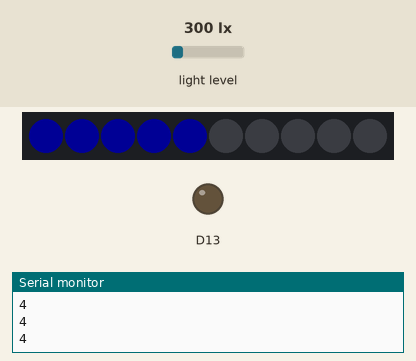
This sketch was run on a simulated Adafruit Circuit Playground Express. Parts: 10 RGB LEDs in strip order, left to right, output pins drawn as LEDs (lit = HIGH), the last lines printed to the serial monitor. Inputs (shaded band) come from the test bench; at power-on: light level 300 lx. Dim RGB values are drawn brighter than linear.

Above: at 1.2 s.
1.3 s: light level set to 1000 lx
At 2.5 s:
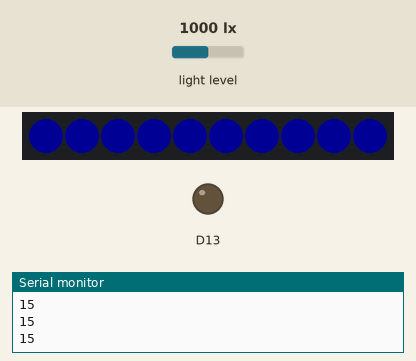
2.8 s: light level set to 40 lx
At 3.7 s:
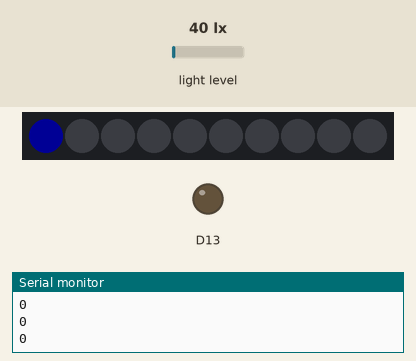
4.3 s: light level set to 500 lx
At 4.7 s:
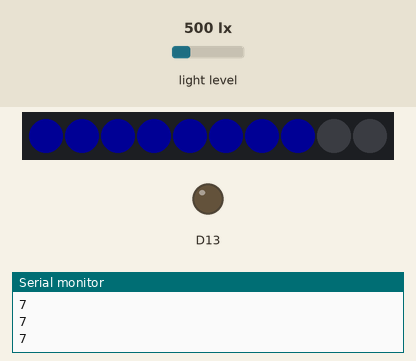
5.8 s: light level set to 1500 lx
At 6.6 s:
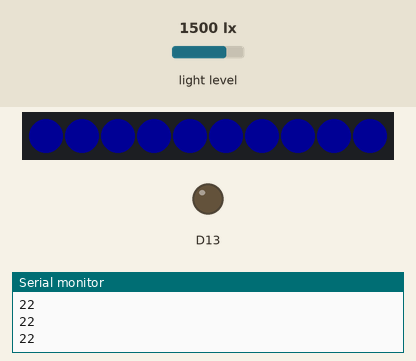
Timing chart, 0 to 8.3 s (numbered marks = the images above; inputs shaded):
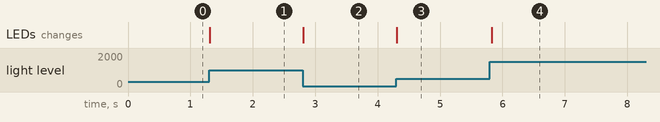

The sketch:

sketch_sep14c.ino
```cpp
#include <Adafruit_CircuitPlayground.h>

void setup() {

  Serial.begin(9600);

  CircuitPlayground.begin();
}

void loop() {

  int mi = 4;
  int ma = 300;
  int light = CircuitPlayground.lightSensor();
  int n = (int)map(light, mi, ma, 0,9);

  Serial.println(n);

  for (int i=0; i < 10; i++){
    if (i <= n){
      CircuitPlayground.setPixelColor(i,0,0,255);
    }
    else {
      CircuitPlayground.setPixelColor(i,0,0,0);
    }
  }

  delay(20);
}
```

Measured:
- after the input at 1.3 s, the LEDs: change at once (image 1)
- after the input at 2.8 s, the LEDs: change at once (image 2)
- after the input at 4.3 s, the LEDs: change at once (image 3)
- after the input at 5.8 s, the LEDs: change at once (image 4)
